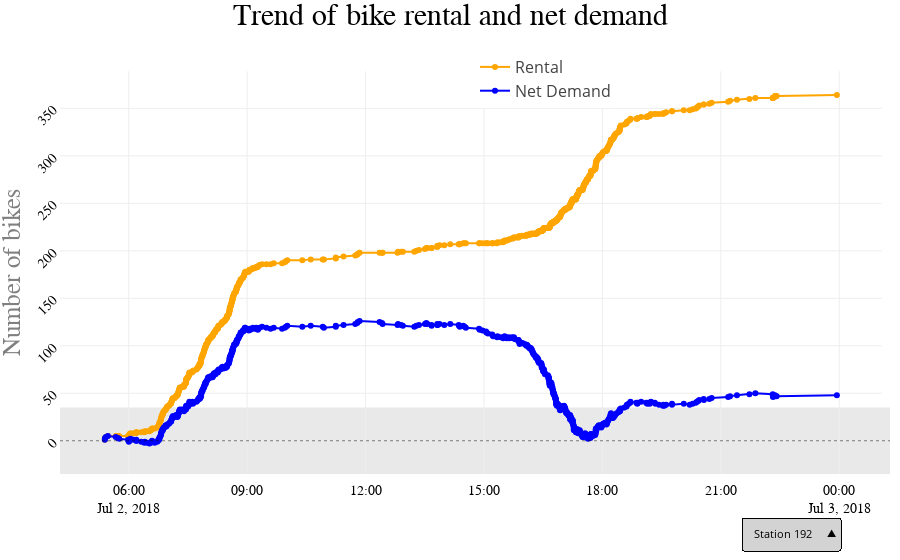

Notebook code cell kept with this figure:
### Code cell
figure = {}
figure['data'] = data
figure['layout'] = layout


SHOW = True

if SHOW:
    iplot(figure, config={'displayModeBar': False})
else:
    plot(figure, config={'displayModeBar': False}, filename="bike_trip_trend.html")

### Figure 1 — Plotly figure (JSON) as saved in the notebook; plotly's stock layout.template omitted (floating-point values rounded to 4 significant figures; data arrays with more than 128 entries replaced by an {"elided": "..."} marker saying what was removed)
{"data": [{"line": {"color": "orange"}, "mode": "lines+markers", "name": "Rental", "type": "scatter", "uid": "f19119c7-aead-4880-a40e-c861653ba042", "visible": true, "x": {"elided": "678 str values"}, "y": {"elided": "678 int values"}}, {"line": {"color": "blue"}, "mode": "lines+markers", "name": "Net Demand", "type": "scatter", "uid": "093544f5-42de-441e-858d-8479e64f65a5", "visible": true, "x": {"elided": "678 str values"}, "y": {"elided": "678 int values"}}, {"line": {"color": "orange"}, "mode": "lines+markers", "name": "Rental", "type": "scatter", "uid": "8d2e37c8-df67-4f27-a5e0-87a1548c4115", "visible": false, "x": {"elided": "543 str values"}, "y": {"elided": "543 int values"}}, {"line": {"color": "blue"}, "mode": "lines+markers", "name": "Net Demand", "type": "scatter", "uid": "a8aa80d4-482b-48eb-b7d9-1bfd45baba46", "visible": false, "x": {"elided": "543 str values"}, "y": {"elided": "543 int values"}}, {"line": {"color": "orange"}, "mode": "lines+markers", "name": "Rental", "type": "scatter", "uid": "18a8d8a7-715a-4f25-8e5f-1b98b62cfa38", "visible": false, "x": {"elided": "443 str values"}, "y": {"elided": "443 int values"}}, {"line": {"color": "blue"}, "mode": "lines+markers", "name": "Net Demand", "type": "scatter", "uid": "58c4993b-7ee2-482c-a1c6-640e6a1b6163", "visible": false, "x": {"elided": "443 str values"}, "y": {"elided": "443 int values"}}, {"line": {"color": "orange"}, "mode": "lines+markers", "name": "Rental", "type": "scatter", "uid": "58c2fcfa-f492-4186-9d97-26bebaafacec", "visible": false, "x": {"elided": "348 str values"}, "y": {"elided": "348 int values"}}, {"line": {"color": "blue"}, "mode": "lines+markers", "name": "Net Demand", "type": "scatter", "uid": "ca000705-dcc3-4d20-b70d-19caf1986885", "visible": false, "x": {"elided": "348 str values"}, "y": {"elided": "348 int values"}}, {"line": {"color": "orange"}, "mode": "lines+markers", "name": "Rental", "type": "scatter", "uid": "830a13b1-328f-454d-8b0e-b1d6f82392e1", "visible": false, "x": {"elided": "344 str values"}, "y": {"elided": "344 int values"}}, {"line": {"color": "blue"}, "mode": "lines+markers", "name": "Net Demand", "type": "scatter", "uid": "09b1d88d-d514-4a05-8557-890d31b00241", "visible": false, "x": {"elided": "344 str values"}, "y": {"elided": "344 int values"}}, {"line": {"color": "orange"}, "mode": "lines+markers", "name": "Rental", "type": "scatter", "uid": "5fa01e4d-3a64-49c7-8f2d-aa74c33e6a32", "visible": false, "x": {"elided": "331 str values"}, "y": {"elided": "331 int values"}}, {"line": {"color": "blue"}, "mode": "lines+markers", "name": "Net Demand", "type": "scatter", "uid": "a567aea1-c6fd-452b-b874-04aace6b83af", "visible": false, "x": {"elided": "331 str values"}, "y": {"elided": "331 int values"}}, {"line": {"color": "orange"}, "mode": "lines+markers", "name": "Rental", "type": "scatter", "uid": "3bc03827-1579-48bf-8ec4-3dcded0b05e7", "visible": false, "x": {"elided": "406 str values"}, "y": {"elided": "406 int values"}}, {"line": {"color": "blue"}, "mode": "lines+markers", "name": "Net Demand", "type": "scatter", "uid": "c8419414-4d53-457b-9b50-06968c43db50", "visible": false, "x": {"elided": "406 str values"}, "y": {"elided": "406 int values"}}, {"line": {"color": "orange"}, "mode": "lines+markers", "name": "Rental", "type": "scatter", "uid": "774fbd1c-c82a-4276-a07d-baecc67a22ed", "visible": false, "x": {"elided": "986 str values"}, "y": {"elided": "986 int values"}}, {"line": {"color": "blue"}, "mode": "lines+markers", "name": "Net Demand", "type": "scatter", "uid": "193dd247-ae16-4350-8fc5-d8ceda0475de", "visible": false, "x": {"elided": "986 str values"}, "y": {"elided": "986 int values"}}, {"line": {"color": "orange"}, "mode": "lines+markers", "name": "Rental", "type": "scatter", "uid": "96424f30-b503-403b-9f7b-f32494479131", "visible": false, "x": {"elided": "347 str values"}, "y": {"elided": "347 int values"}}, {"line": {"color": "blue"}, "mode": "lines+markers", "name": "Net Demand", "type": "scatter", "uid": "c17e0b3d-5653-427b-bf7c-dd8d6797d33a", "visible": false, "x": {"elided": "347 str values"}, "y": {"elided": "347 int values"}}, {"line": {"color": "orange"}, "mode": "lines+markers", "name": "Rental", "type": "scatter", "uid": "f550f61b-cd1e-472b-bb59-4013ef47cdd7", "visible": false, "x": {"elided": "382 str values"}, "y": {"elided": "382 int values"}}, {"line": {"color": "blue"}, "mode": "lines+markers", "name": "Net Demand", "type": "scatter", "uid": "b6d7ba63-4699-442e-8c68-f8b726daa75b", "visible": false, "x": {"elided": "382 str values"}, "y": {"elided": "382 int values"}}, {"line": {"color": "orange"}, "mode": "lines+markers", "name": "Rental", "type": "scatter", "uid": "fed86000-9a73-44be-aa86-d553c22e491a", "visible": false, "x": {"elided": "285 str values"}, "y": {"elided": "285 int values"}}, {"line": {"color": "blue"}, "mode": "lines+markers", "name": "Net Demand", "type": "scatter", "uid": "2f0bdc4e-39c8-4b42-b84f-db944f64a53d", "visible": false, "x": {"elided": "285 str values"}, "y": {"elided": "285 int values"}}, {"line": {"color": "orange"}, "mode": "lines+markers", "name": "Rental", "type": "scatter", "uid": "ef2bfac8-a5fa-4d7b-90b1-dc4dd21c6bc4", "visible": false, "x": {"elided": "298 str values"}, "y": {"elided": "298 int values"}}, {"line": {"color": "blue"}, "mode": "lines+markers", "name": "Net Demand", "type": "scatter", "uid": "1806011f-d92f-4c37-8dc1-15b85288d0ba", "visible": false, "x": {"elided": "298 str values"}, "y": {"elided": "298 int values"}}, {"line": {"color": "orange"}, "mode": "lines+markers", "name": "Rental", "type": "scatter", "uid": "62bbc0d5-ea51-43da-825a-60309f8f6cfd", "visible": false, "x": {"elided": "249 str values"}, "y": {"elided": "249 int values"}}, {"line": {"color": "blue"}, "mode": "lines+markers", "name": "Net Demand", "type": "scatter", "uid": "c2b5bec6-6267-4e5e-83a8-f0837b6a67ab", "visible": false, "x": {"elided": "249 str values"}, "y": {"elided": "249 int values"}}, {"line": {"color": "orange"}, "mode": "lines+markers", "name": "Rental", "type": "scatter", "uid": "abb027ef-55a3-4c49-9820-8113f042b210", "visible": false, "x": {"elided": "209 str values"}, "y": {"elided": "209 int values"}}, {"line": {"color": "blue"}, "mode": "lines+markers", "name": "Net Demand", "type": "scatter", "uid": "84031522-7d27-4fde-84d3-6b41c3970243", "visible": false, "x": {"elided": "209 str values"}, "y": {"elided": "209 int values"}}, {"line": {"color": "orange"}, "mode": "lines+markers", "name": "Rental", "type": "scatter", "uid": "1fd0b1d5-d37a-49aa-b833-1e5e01051462", "visible": false, "x": {"elided": "199 str values"}, "y": {"elided": "199 int values"}}, {"line": {"color": "blue"}, "mode": "lines+markers", "name": "Net Demand", "type": "scatter", "uid": "953cdefb-f008-4794-81fe-275e1ad28f65", "visible": false, "x": {"elided": "199 str values"}, "y": {"elided": "199 int values"}}, {"line": {"color": "orange"}, "mode": "lines+markers", "name": "Rental", "type": "scatter", "uid": "bb6a09a6-ac0a-48ba-a887-bf5e7cc8ad97", "visible": false, "x": {"elided": "229 str values"}, "y": {"elided": "229 int values"}}, {"line": {"color": "blue"}, "mode": "lines+markers", "name": "Net Demand", "type": "scatter", "uid": "9f21e333-f464-4115-824f-410360f6e5d4", "visible": false, "x": {"elided": "229 str values"}, "y": {"elided": "229 int values"}}, {"line": {"color": "orange"}, "mode": "lines+markers", "name": "Rental", "type": "scatter", "uid": "18bd8945-5506-4afe-a4be-d5af1f0e93b0", "visible": false, "x": {"elided": "371 str values"}, "y": {"elided": "371 int values"}}, {"line": {"color": "blue"}, "mode": "lines+markers", "name": "Net Demand", "type": "scatter", "uid": "5290a524-bb19-4fed-b0aa-321426262350", "visible": false, "x": {"elided": "371 str values"}, "y": {"elided": "371 int values"}}, {"line": {"color": "orange"}, "mode": "lines+markers", "name": "Rental", "type": "scatter", "uid": "9f3a0dc3-d27f-4641-9267-331ad6538af1", "visible": false, "x": {"elided": "209 str values"}, "y": {"elided": "209 int values"}}, {"line": {"color": "blue"}, "mode": "lines+markers", "name": "Net Demand", "type": "scatter", "uid": "c2ccefc6-9b24-4146-8e38-ca1e74f7759f", "visible": false, "x": {"elided": "209 str values"}, "y": {"elided": "209 int values"}}, {"line": {"color": "orange"}, "mode": "lines+markers", "name": "Rental", "type": "scatter", "uid": "5c0be2c8-074d-44cd-b757-b14849a2722e", "visible": false, "x": ["2018-07-02 06:00:39", "2018-07-02 06:59:23", "2018-07-02 07:11:03", "2018-07-02 07:17:39", "2018-07-02 07:28:57", "2018-07-02 07:34:46", "2018-07-02 07:48:02", "2018-07-02 07:52:19", "2018-07-02 07:52:49", "2018-07-02 07:52:56", "2018-07-02 08:18:03", "2018-07-02 08:35:07", "2018-07-02 08:50:08", "2018-07-02 09:07:13", "2018-07-02 09:18:15", "2018-07-02 09:35:22", "2018-07-02 09:43:07", "2018-07-02 09:43:50", "2018-07-02 09:47:52", "2018-07-02 09:49:29", "2018-07-02 09:53:05", "2018-07-02 09:57:35", "2018-07-02 10:13:49", "2018-07-02 10:14:13", "2018-07-02 10:20:05", "2018-07-02 10:23:43", "2018-07-02 10:23:54", "2018-07-02 10:23:59", "2018-07-02 10:39:50", "2018-07-02 10:54:34", "2018-07-02 11:22:19", "2018-07-02 11:25:13", "2018-07-02 11:46:56", "2018-07-02 11:52:22", "2018-07-02 11:57:40", "2018-07-02 12:00:45", "2018-07-02 12:11:52", "2018-07-02 12:11:52", "2018-07-02 12:18:07", "2018-07-02 12:28:33", "2018-07-02 12:35:00", "2018-07-02 12:39:24", "2018-07-02 12:52:38", "2018-07-02 13:00:57", "2018-07-02 13:05:22", "2018-07-02 13:23:03", "2018-07-02 13:23:32", "2018-07-02 13:29:06", "2018-07-02 13:41:46", "2018-07-02 13:43:17", "2018-07-02 13:53:43", "2018-07-02 13:55:25", "2018-07-02 13:57:34", "2018-07-02 14:07:40", "2018-07-02 14:20:25", "2018-07-02 14:21:08", "2018-07-02 14:29:21", "2018-07-02 14:59:05", "2018-07-02 15:07:32", "2018-07-02 15:28:49", "2018-07-02 15:30:14", "2018-07-02 15:31:49", "2018-07-02 15:37:32", "2018-07-02 15:39:25", "2018-07-02 15:48:18", "2018-07-02 16:01:23", "2018-07-02 16:06:24", "2018-07-02 16:06:46", "2018-07-02 16:13:09", "2018-07-02 16:26:30", "2018-07-02 16:27:45", "2018-07-02 16:31:35", "2018-07-02 16:33:19", "2018-07-02 16:53:40", "2018-07-02 16:58:28", "2018-07-02 17:00:10", "2018-07-02 17:02:58", "2018-07-02 17:06:23", "2018-07-02 17:14:31", "2018-07-02 17:15:59", "2018-07-02 17:24:13", "2018-07-02 17:38:22", "2018-07-02 17:46:21", "2018-07-02 17:50:20", "2018-07-02 18:06:27", "2018-07-02 18:06:44", "2018-07-02 18:07:53", "2018-07-02 18:24:39", "2018-07-02 18:40:11", "2018-07-02 19:34:36", "2018-07-02 19:49:57", "2018-07-02 20:28:32", "2018-07-02 20:28:32", "2018-07-02 20:40:47", "2018-07-02 20:58:51", "2018-07-02 23:27:07", "2018-07-02 23:27:21", "2018-07-02 23:45:47"], "y": [1, 2, 2, 3, 3, 3, 4, 5, 6, 7, 7, 8, 8, 8, 9, 10, 10, 10, 10, 11, 12, 12, 13, 14, 14, 14, 15, 16, 16, 16, 16, 17, 17, 18, 19, 19, 19, 20, 20, 21, 22, 22, 22, 22, 22, 22, 22, 22, 23, 24, 25, 26, 26, 27, 28, 29, 29, 30, 31, 31, 31, 32, 33, 33, 34, 35, 35, 36, 36, 36, 37, 38, 38, 38, 39, 40, 40, 40, 40, 41, 41, 41, 42, 43, 44, 45, 46, 46, 47, 47, 48, 48, 48, 48, 49, 49, 49, 49]}, {"line": {"color": "blue"}, "mode": "lines+markers", "name": "Net Demand", "type": "scatter", "uid": "86a3c430-98f0-4dd9-bb6f-58c40b15018e", "visible": false, "x": ["2018-07-02 06:00:39", "2018-07-02 06:59:23", "2018-07-02 07:11:03", "2018-07-02 07:17:39", "2018-07-02 07:28:57", "2018-07-02 07:34:46", "2018-07-02 07:48:02", "2018-07-02 07:52:19", "2018-07-02 07:52:49", "2018-07-02 07:52:56", "2018-07-02 08:18:03", "2018-07-02 08:35:07", "2018-07-02 08:50:08", "2018-07-02 09:07:13", "2018-07-02 09:18:15", "2018-07-02 09:35:22", "2018-07-02 09:43:07", "2018-07-02 09:43:50", "2018-07-02 09:47:52", "2018-07-02 09:49:29", "2018-07-02 09:53:05", "2018-07-02 09:57:35", "2018-07-02 10:13:49", "2018-07-02 10:14:13", "2018-07-02 10:20:05", "2018-07-02 10:23:43", "2018-07-02 10:23:54", "2018-07-02 10:23:59", "2018-07-02 10:39:50", "2018-07-02 10:54:34", "2018-07-02 11:22:19", "2018-07-02 11:25:13", "2018-07-02 11:46:56", "2018-07-02 11:52:22", "2018-07-02 11:57:40", "2018-07-02 12:00:45", "2018-07-02 12:11:52", "2018-07-02 12:11:52", "2018-07-02 12:18:07", "2018-07-02 12:28:33", "2018-07-02 12:35:00", "2018-07-02 12:39:24", "2018-07-02 12:52:38", "2018-07-02 13:00:57", "2018-07-02 13:05:22", "2018-07-02 13:23:03", "2018-07-02 13:23:32", "2018-07-02 13:29:06", "2018-07-02 13:41:46", "2018-07-02 13:43:17", "2018-07-02 13:53:43", "2018-07-02 13:55:25", "2018-07-02 13:57:34", "2018-07-02 14:07:40", "2018-07-02 14:20:25", "2018-07-02 14:21:08", "2018-07-02 14:29:21", "2018-07-02 14:59:05", "2018-07-02 15:07:32", "2018-07-02 15:28:49", "2018-07-02 15:30:14", "2018-07-02 15:31:49", "2018-07-02 15:37:32", "2018-07-02 15:39:25", "2018-07-02 15:48:18", "2018-07-02 16:01:23", "2018-07-02 16:06:24", "2018-07-02 16:06:46", "2018-07-02 16:13:09", "2018-07-02 16:26:30", "2018-07-02 16:27:45", "2018-07-02 16:31:35", "2018-07-02 16:33:19", "2018-07-02 16:53:40", "2018-07-02 16:58:28", "2018-07-02 17:00:10", "2018-07-02 17:02:58", "2018-07-02 17:06:23", "2018-07-02 17:14:31", "2018-07-02 17:15:59", "2018-07-02 17:24:13", "2018-07-02 17:38:22", "2018-07-02 17:46:21", "2018-07-02 17:50:20", "2018-07-02 18:06:27", "2018-07-02 18:06:44", "2018-07-02 18:07:53", "2018-07-02 18:24:39", "2018-07-02 18:40:11", "2018-07-02 19:34:36", "2018-07-02 19:49:57", "2018-07-02 20:28:32", "2018-07-02 20:28:32", "2018-07-02 20:40:47", "2018-07-02 20:58:51", "2018-07-02 23:27:07", "2018-07-02 23:27:21", "2018-07-02 23:45:47"], "y": [1, 2, 1, 2, 1, 0, 1, 2, 3, 4, 3, 4, 3, 2, 3, 4, 3, 2, 1, 2, 3, 2, 3, 4, 3, 2, 3, 4, 3, 2, 1, 2, 1, 2, 3, 2, 1, 2, 1, 2, 3, 2, 1, 0, -1, -2, -3, -4, -3, -2, -1, 0, -1, 0, 1, 2, 1, 2, 3, 2, 1, 2, 3, 2, 3, 4, 3, 4, 3, 2, 3, 4, 3, 2, 1, 2, 1, 0, -1, 0, -1, -2, -1, 0, 1, 2, 3, 2, 3, 2, 3, 2, 1, 0, 1, 0, -1, -2]}, {"line": {"color": "orange"}, "mode": "lines+markers", "name": "Rental", "type": "scatter", "uid": "2d94a945-1df5-4921-aeff-d44d873c6085", "visible": false, "x": {"elided": "185 str values"}, "y": {"elided": "185 int values"}}, {"line": {"color": "blue"}, "mode": "lines+markers", "name": "Net Demand", "type": "scatter", "uid": "e402592c-7b92-4c77-923f-6b73be22f687", "visible": false, "x": {"elided": "185 str values"}, "y": {"elided": "185 int values"}}, {"line": {"color": "orange"}, "mode": "lines+markers", "name": "Rental", "type": "scatter", "uid": "00f9f639-1cb1-452c-8020-afe1db27a3ad", "visible": false, "x": {"elided": "186 str values"}, "y": {"elided": "186 int values"}}, {"line": {"color": "blue"}, "mode": "lines+markers", "name": "Net Demand", "type": "scatter", "uid": "d509371b-f250-4525-9dd4-b7a7ee7bf001", "visible": false, "x": {"elided": "186 str values"}, "y": {"elided": "186 int values"}}, {"line": {"color": "orange"}, "mode": "lines+markers", "name": "Rental", "type": "scatter", "uid": "cff0765a-8d8a-4b3a-8440-e8672b2f6494", "visible": false, "x": {"elided": "163 str values"}, "y": {"elided": "163 int values"}}, {"line": {"color": "blue"}, "mode": "lines+markers", "name": "Net Demand", "type": "scatter", "uid": "2014593d-d261-490f-b8e8-36d0008308cd", "visible": false, "x": {"elided": "163 str values"}, "y": {"elided": "163 int values"}}, {"line": {"color": "orange"}, "mode": "lines+markers", "name": "Rental", "type": "scatter", "uid": "94e0d3e6-a107-4ba6-8bd4-69563fc8e48f", "visible": false, "x": {"elided": "201 str values"}, "y": {"elided": "201 int values"}}, {"line": {"color": "blue"}, "mode": "lines+markers", "name": "Net Demand", "type": "scatter", "uid": "7013e478-7bc8-4d34-acb4-c81aad5ccd51", "visible": false, "x": {"elided": "201 str values"}, "y": {"elided": "201 int values"}}, {"line": {"color": "orange"}, "mode": "lines+markers", "name": "Rental", "type": "scatter", "uid": "72a74044-8943-4293-a765-128d2ffba41a", "visible": false, "x": {"elided": "157 str values"}, "y": {"elided": "157 int values"}}, {"line": {"color": "blue"}, "mode": "lines+markers", "name": "Net Demand", "type": "scatter", "uid": "b80cd11c-e351-44ca-bce5-df7db4a55638", "visible": false, "x": {"elided": "157 str values"}, "y": {"elided": "157 int values"}}, {"line": {"color": "orange"}, "mode": "lines+markers", "name": "Rental", "type": "scatter", "uid": "ae3c4560-f951-4213-bda2-054dedea9a08", "visible": false, "x": {"elided": "167 str values"}, "y": {"elided": "167 int values"}}, {"line": {"color": "blue"}, "mode": "lines+markers", "name": "Net Demand", "type": "scatter", "uid": "98989f57-2850-4472-981c-e1e586be13c2", "visible": false, "x": {"elided": "167 str values"}, "y": {"elided": "167 int values"}}, {"line": {"color": "orange"}, "mode": "lines+markers", "name": "Rental", "type": "scatter", "uid": "31771d9c-ca15-49c2-a7e9-29044a049535", "visible": false, "x": {"elided": "166 str values"}, "y": {"elided": "166 int values"}}, {"line": {"color": "blue"}, "mode": "lines+markers", "name": "Net Demand", "type": "scatter", "uid": "c34b83be-61e8-4d68-a173-18a5f4155850", "visible": false, "x": {"elided": "166 str values"}, "y": {"elided": "166 int values"}}, {"line": {"color": "orange"}, "mode": "lines+markers", "name": "Rental", "type": "scatter", "uid": "81b6e5de-f58d-403b-aeed-5048f5875611", "visible": false, "x": {"elided": "165 str values"}, "y": {"elided": "165 int values"}}, {"line": {"color": "blue"}, "mode": "lines+markers", "name": "Net Demand", "type": "scatter", "uid": "82a649fd-e7d3-4f66-80ee-f47de51beeb9", "visible": false, "x": {"elided": "165 str values"}, "y": {"elided": "165 int values"}}, {"line": {"color": "orange"}, "mode": "lines+markers", "name": "Rental", "type": "scatter", "uid": "91b05762-89cb-4bd1-8c32-029a60960420", "visible": false, "x": {"elided": "172 str values"}, "y": {"elided": "172 int values"}}, {"line": {"color": "blue"}, "mode": "lines+markers", "name": "Net Demand", "type": "scatter", "uid": "2db85f76-692c-4f6f-9061-f5d281b44bcd", "visible": false, "x": {"elided": "172 str values"}, "y": {"elided": "172 int values"}}, {"line": {"color": "orange"}, "mode": "lines+markers", "name": "Rental", "type": "scatter", "uid": "65e629d5-9c38-4bca-8b4e-e13d234af6c9", "visible": false, "x": {"elided": "228 str values"}, "y": {"elided": "228 int values"}}, {"line": {"color": "blue"}, "mode": "lines+markers", "name": "Net Demand", "type": "scatter", "uid": "e12a696a-e978-43a9-ac09-7dcb7688287e", "visible": false, "x": {"elided": "228 str values"}, "y": {"elided": "228 int values"}}, {"line": {"color": "orange"}, "mode": "lines+markers", "name": "Rental", "type": "scatter", "uid": "1d3da28a-1968-4093-a837-5e1cb298d77e", "visible": false, "x": {"elided": "199 str values"}, "y": {"elided": "199 int values"}}, {"line": {"color": "blue"}, "mode": "lines+markers", "name": "Net Demand", "type": "scatter", "uid": "5c9bb729-f1e9-485c-a820-649bbd9dbe40", "visible": false, "x": {"elided": "199 str values"}, "y": {"elided": "199 int values"}}], "layout": {"autosize": true, "legend": {"font": {"size": 16}, "orientation": "v", "x": 0.5, "y": 1}, "margin": {"b": 10, "l": 60, "pad": 6, "r": 10, "t": 50}, "shapes": [{"fillcolor": "lightgrey", "layer": "below", "line": {"width": 0}, "opacity": 0.5, "type": "rect", "x0": "0", "x1": "1", "xref": "paper", "y0": -35, "y1": 35, "yref": "y"}, {"line": {"color": "black", "dash": "dot", "width": 0.5}, "type": "line", "x0": 0, "x1": 1, "xref": "paper", "y0": 0, "y1": 0, "yref": "y"}], "showlegend": true, "title": {"font": {"color": "Black", "family": "Droid Serif, serif", "size": 30}, "text": "Trend of bike rental and net demand"}, "updatemenus": [{"bgcolor": "lightgrey", "bordercolor": "black", "buttons": [{"args": [{"visible": [true, true, false, false, false, false, false, false, false, false, false, false, false, false, false, false, false, false, false, false, false, false, false, false, false, false, false, false, false, false, false, false, false, false, false, false, false, false, false, false, false, false, false, false, false, false, false, false, false, false, false, false, false, false, false, false, false, false, false, false]}], "label": "Station 192", "method": "update"}, {"args": [{"visible": [false, false, true, true, false, false, false, false, false, false, false, false, false, false, false, false, false, false, false, false, false, false, false, false, false, false, false, false, false, false, false, false, false, false, false, false, false, false, false, false, false, false, false, false, false, false, false, false, false, false, false, false, false, false, false, false, false, false, false, false]}], "label": "Station 77", "method": "update"}, {"args": [{"visible": [false, false, false, false, true, true, false, false, false, false, false, false, false, false, false, false, false, false, false, false, false, false, false, false, false, false, false, false, false, false, false, false, false, false, false, false, false, false, false, false, false, false, false, false, false, false, false, false, false, false, false, false, false, false, false, false, false, false, false, false]}], "label": "Station 91", "method": "update"}, {"args": [{"visible": [false, false, false, false, false, false, true, true, false, false, false, false, false, false, false, false, false, false, false, false, false, false, false, false, false, false, false, false, false, false, false, false, false, false, false, false, false, false, false, false, false, false, false, false, false, false, false, false, false, false, false, false, false, false, false, false, false, false, false, false]}], "label": "Station 81", "method": "update"}, {"args": [{"visible": [false, false, false, false, false, false, false, false, true, true, false, false, false, false, false, false, false, false, false, false, false, false, false, false, false, false, false, false, false, false, false, false, false, false, false, false, false, false, false, false, false, false, false, false, false, false, false, false, false, false, false, false, false, false, false, false, false, false, false, false]}], "label": "Station 174", "method": "update"}, {"args": [{"visible": [false, false, false, false, false, false, false, false, false, false, true, true, false, false, false, false, false, false, false, false, false, false, false, false, false, false, false, false, false, false, false, false, false, false, false, false, false, false, false, false, false, false, false, false, false, false, false, false, false, false, false, false, false, false, false, false, false, false, false, false]}], "label": "Station 133", "method": "update"}, {"args": [{"visible": [false, false, false, false, false, false, false, false, false, false, false, false, true, true, false, false, false, false, false, false, false, false, false, false, false, false, false, false, false, false, false, false, false, false, false, false, false, false, false, false, false, false, false, false, false, false, false, false, false, false, false, false, false, false, false, false, false, false, false, false]}], "label": "Station 43", "method": "update"}, {"args": [{"visible": [false, false, false, false, false, false, false, false, false, false, false, false, false, false, true, true, false, false, false, false, false, false, false, false, false, false, false, false, false, false, false, false, false, false, false, false, false, false, false, false, false, false, false, false, false, false, false, false, false, false, false, false, false, false, false, false, false, false, false, false]}], "label": "Station 35", "method": "update"}, {"args": [{"visible": [false, false, false, false, false, false, false, false, false, false, false, false, false, false, false, false, true, true, false, false, false, false, false, false, false, false, false, false, false, false, false, false, false, false, false, false, false, false, false, false, false, false, false, false, false, false, false, false, false, false, false, false, false, false, false, false, false, false, false, false]}], "label": "Station 283", "method": "update"}, {"args": [{"visible": [false, false, false, false, false, false, false, false, false, false, false, false, false, false, false, false, false, false, true, true, false, false, false, false, false, false, false, false, false, false, false, false, false, false, false, false, false, false, false, false, false, false, false, false, false, false, false, false, false, false, false, false, false, false, false, false, false, false, false, false]}], "label": "Station 287", "method": "update"}, {"args": [{"visible": [false, false, false, false, false, false, false, false, false, false, false, false, false, false, false, false, false, false, false, false, true, true, false, false, false, false, false, false, false, false, false, false, false, false, false, false, false, false, false, false, false, false, false, false, false, false, false, false, false, false, false, false, false, false, false, false, false, false, false, false]}], "label": "Station 100", "method": "update"}, {"args": [{"visible": [false, false, false, false, false, false, false, false, false, false, false, false, false, false, false, false, false, false, false, false, false, false, true, true, false, false, false, false, false, false, false, false, false, false, false, false, false, false, false, false, false, false, false, false, false, false, false, false, false, false, false, false, false, false, false, false, false, false, false, false]}], "label": "Station 195", "method": "update"}, {"args": [{"visible": [false, false, false, false, false, false, false, false, false, false, false, false, false, false, false, false, false, false, false, false, false, false, false, false, true, true, false, false, false, false, false, false, false, false, false, false, false, false, false, false, false, false, false, false, false, false, false, false, false, false, false, false, false, false, false, false, false, false, false, false]}], "label": "Station 176", "method": "update"}, {"args": [{"visible": [false, false, false, false, false, false, false, false, false, false, false, false, false, false, false, false, false, false, false, false, false, false, false, false, false, false, true, true, false, false, false, false, false, false, false, false, false, false, false, false, false, false, false, false, false, false, false, false, false, false, false, false, false, false, false, false, false, false, false, false]}], "label": "Station 66", "method": "update"}, {"args": [{"visible": [false, false, false, false, false, false, false, false, false, false, false, false, false, false, false, false, false, false, false, false, false, false, false, false, false, false, false, false, true, true, false, false, false, false, false, false, false, false, false, false, false, false, false, false, false, false, false, false, false, false, false, false, false, false, false, false, false, false, false, false]}], "label": "Station 110", "method": "update"}, {"args": [{"visible": [false, false, false, false, false, false, false, false, false, false, false, false, false, false, false, false, false, false, false, false, false, false, false, false, false, false, false, false, false, false, true, true, false, false, false, false, false, false, false, false, false, false, false, false, false, false, false, false, false, false, false, false, false, false, false, false, false, false, false, false]}], "label": "Station 48", "method": "update"}, {"args": [{"visible": [false, false, false, false, false, false, false, false, false, false, false, false, false, false, false, false, false, false, false, false, false, false, false, false, false, false, false, false, false, false, false, false, true, true, false, false, false, false, false, false, false, false, false, false, false, false, false, false, false, false, false, false, false, false, false, false, false, false, false, false]}], "label": "Station 90", "method": "update"}, {"args": [{"visible": [false, false, false, false, false, false, false, false, false, false, false, false, false, false, false, false, false, false, false, false, false, false, false, false, false, false, false, false, false, false, false, false, false, false, true, true, false, false, false, false, false, false, false, false, false, false, false, false, false, false, false, false, false, false, false, false, false, false, false, false]}], "label": "Station 53", "method": "update"}, {"args": [{"visible": [false, false, false, false, false, false, false, false, false, false, false, false, false, false, false, false, false, false, false, false, false, false, false, false, false, false, false, false, false, false, false, false, false, false, false, false, true, true, false, false, false, false, false, false, false, false, false, false, false, false, false, false, false, false, false, false, false, false, false, false]}], "label": "Station 241", "method": "update"}, {"args": [{"visible": [false, false, false, false, false, false, false, false, false, false, false, false, false, false, false, false, false, false, false, false, false, false, false, false, false, false, false, false, false, false, false, false, false, false, false, false, false, false, true, true, false, false, false, false, false, false, false, false, false, false, false, false, false, false, false, false, false, false, false, false]}], "label": "Station 44", "method": "update"}, {"args": [{"visible": [false, false, false, false, false, false, false, false, false, false, false, false, false, false, false, false, false, false, false, false, false, false, false, false, false, false, false, false, false, false, false, false, false, false, false, false, false, false, false, false, true, true, false, false, false, false, false, false, false, false, false, false, false, false, false, false, false, false, false, false]}], "label": "Station 52", "method": "update"}, {"args": [{"visible": [false, false, false, false, false, false, false, false, false, false, false, false, false, false, false, false, false, false, false, false, false, false, false, false, false, false, false, false, false, false, false, false, false, false, false, false, false, false, false, false, false, false, true, true, false, false, false, false, false, false, false, false, false, false, false, false, false, false, false, false]}], "label": "Station 18", "method": "update"}, {"args": [{"visible": [false, false, false, false, false, false, false, false, false, false, false, false, false, false, false, false, false, false, false, false, false, false, false, false, false, false, false, false, false, false, false, false, false, false, false, false, false, false, false, false, false, false, false, false, true, true, false, false, false, false, false, false, false, false, false, false, false, false, false, false]}], "label": "Station 59", "method": "update"}, {"args": [{"visible": [false, false, false, false, false, false, false, false, false, false, false, false, false, false, false, false, false, false, false, false, false, false, false, false, false, false, false, false, false, false, false, false, false, false, false, false, false, false, false, false, false, false, false, false, false, false, true, true, false, false, false, false, false, false, false, false, false, false, false, false]}], "label": "Station 117", "method": "update"}, {"args": [{"visible": [false, false, false, false, false, false, false, false, false, false, false, false, false, false, false, false, false, false, false, false, false, false, false, false, false, false, false, false, false, false, false, false, false, false, false, false, false, false, false, false, false, false, false, false, false, false, false, false, true, true, false, false, false, false, false, false, false, false, false, false]}], "label": "Station 212", "method": "update"}, {"args": [{"visible": [false, false, false, false, false, false, false, false, false, false, false, false, false, false, false, false, false, false, false, false, false, false, false, false, false, false, false, false, false, false, false, false, false, false, false, false, false, false, false, false, false, false, false, false, false, false, false, false, false, false, true, true, false, false, false, false, false, false, false, false]}], "label": "Station 74", "method": "update"}, {"args": [{"visible": [false, false, false, false, false, false, false, false, false, false, false, false, false, false, false, false, false, false, false, false, false, false, false, false, false, false, false, false, false, false, false, false, false, false, false, false, false, false, false, false, false, false, false, false, false, false, false, false, false, false, false, false, true, true, false, false, false, false, false, false]}], "label": "Station 36", "method": "update"}, {"args": [{"visible": [false, false, false, false, false, false, false, false, false, false, false, false, false, false, false, false, false, false, false, false, false, false, false, false, false, false, false, false, false, false, false, false, false, false, false, false, false, false, false, false, false, false, false, false, false, false, false, false, false, false, false, false, false, false, true, true, false, false, false, false]}], "label": "Station 51", "method": "update"}, {"args": [{"visible": [false, false, false, false, false, false, false, false, false, false, false, false, false, false, false, false, false, false, false, false, false, false, false, false, false, false, false, false, false, false, false, false, false, false, false, false, false, false, false, false, false, false, false, false, false, false, false, false, false, false, false, false, false, false, false, false, true, true, false, false]}], "label": "Station 199", "method": "update"}, {"args": [{"visible": [false, false, false, false, false, false, false, false, false, false, false, false, false, false, false, false, false, false, false, false, false, false, false, false, false, false, false, false, false, false, false, false, false, false, false, false, false, false, false, false, false, false, false, false, false, false, false, false, false, false, false, false, false, false, false, false, false, false, true, true]}], "label": "Station 49", "method": "update"}], "direction": "up", "font": {"color": "black", "size": 11}, "showactive": false, "x": 0.82, "xanchor": "left", "y": -0.18, "yanchor": "bottom"}], "xaxis": {"domain": [0, 0.99], "tickangle": 0, "tickfont": {"color": "black", "family": "Old Standard TT, serif", "size": 14}, "zeroline": true}, "yaxis": {"domain": [0, 0.95], "tickangle": -45, "tickfont": {"color": "black", "family": "Old Standard TT, serif", "size": 14}, "title": {"font": {"color": "grey", "family": "Arial, sans-serif", "size": 25}, "text": "Number of bikes"}, "zeroline": false}}}
